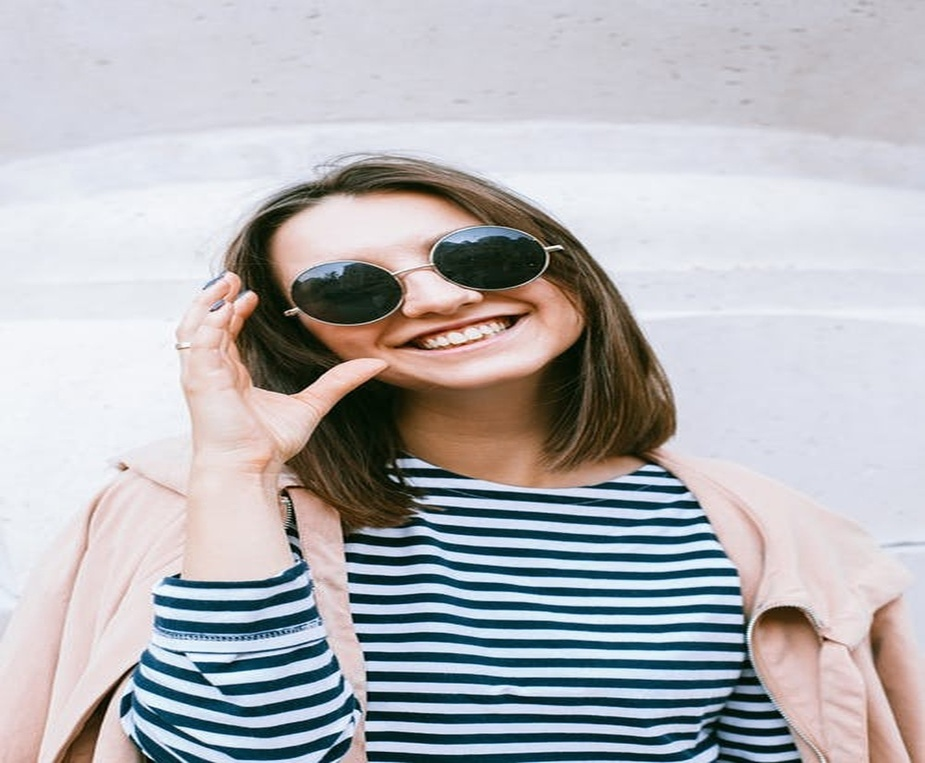
#> input picture OpenCV2/images/1.jpeg, 925 x 763 px, shrunk from 1152 x 951 before the run
$ python Simple_Threshoulding.py
#> lines starting #> are read from the running program, lines starting #| are printed output that depends on the picture; after the words box and inside, x2 and y2 are one past the last pixel; in counts of white or black regions, pixels touching at a corner belong together
"""
    Thresholding techniques using OpenCV | Set-1 (Simple Thresholding)

    Thresholding is a technique in OpenCV, which is the assignment of pixel values in
    relation to the threshold value provided. In thresholding, each pixel value is
    compared with the thresholding value. If the pixel value is smaller than the
    thresholding, it is set to 0, otherwise, it is set to an maximum value (generally 255).
    Thresholding is very popular segmentation technique, used for separating an
    object considered as foreground from its background. A threshold is value
    which has two regions on its either side i.e below the threshold or above the
    threshold.

    In computer vision, this technique of thresholding is done on grayscale images.
    So, initially, the image has to be converted in grayscale color space.

    If f (x, y) > T
        then f (x, y) = 0
    else
        f (x, y) = 255

    where
    f (x, y) = Coordinate pixel value
    T = Threshold Value.

    Simple Thresholding :

    The basic thresholding technique is Binary Thresholding. For every pixel, the
    same threshold value is applied. If the pixel value is smaller than threshold, it
    ia set to 0, otherwise, it is set to a maximum value.

    The different Simple Thresholding Techniques are :

    cv2.THRESH_BINARY : If pixel intensity is greater than the set threshold, value set
    tp 255, else set to 0 (black)

    cv2.THRESH_BINARY_INV : Inverted or opposite case of cv2.THRESH_BINARY.

    cv2.THRESH_TRUNC : If pixel intensity value is greater than, threshold, it is
    truncated to the threshold. The pixel values are set to the same as the
    threshold. All other values remain the same.

    cv2.THRESH_TOZERO : Pixel intensity is set to 0, for all the pixel intensity, less
    than the threshold value.

    cv2.THRESH_TOZERO_INV : Inverted or opposite case of cv2.THRESH_TOZERO.
"""

# Python program to illustrate
# simple thresholding type on an image

# organizing imports
import cv2
import numpy as np

# path to input image is specified and
# image is loaded with imread command
img = cv2.imread("../images/1.jpeg")  # second parameter 0 to grayscale color
#> img is the input picture: shape (763, 925, 3); mean B, G, R 183.8, 180, 180.6

# OR

# cv2.cvtColor is applied over the
# image input with applied parameters
# to convert the image in grayscale
img = cv2.cvtColor(img, cv2.COLOR_BGR2GRAY)
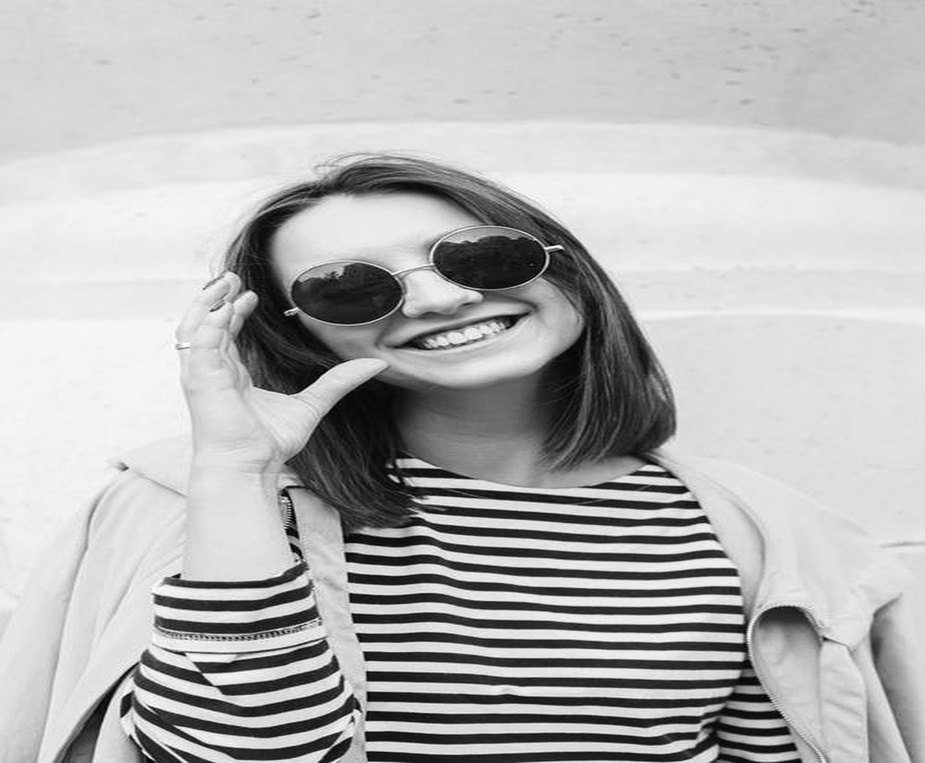
#> img: shape (763, 925); min 1, max 254, mean 180.7

# applying different thresholding
# techniques in the input image
# all pixels value above 120 will
# be set to 255

ret, thresh1 = cv2.threshold(img, 120, 255, cv2.THRESH_BINARY)
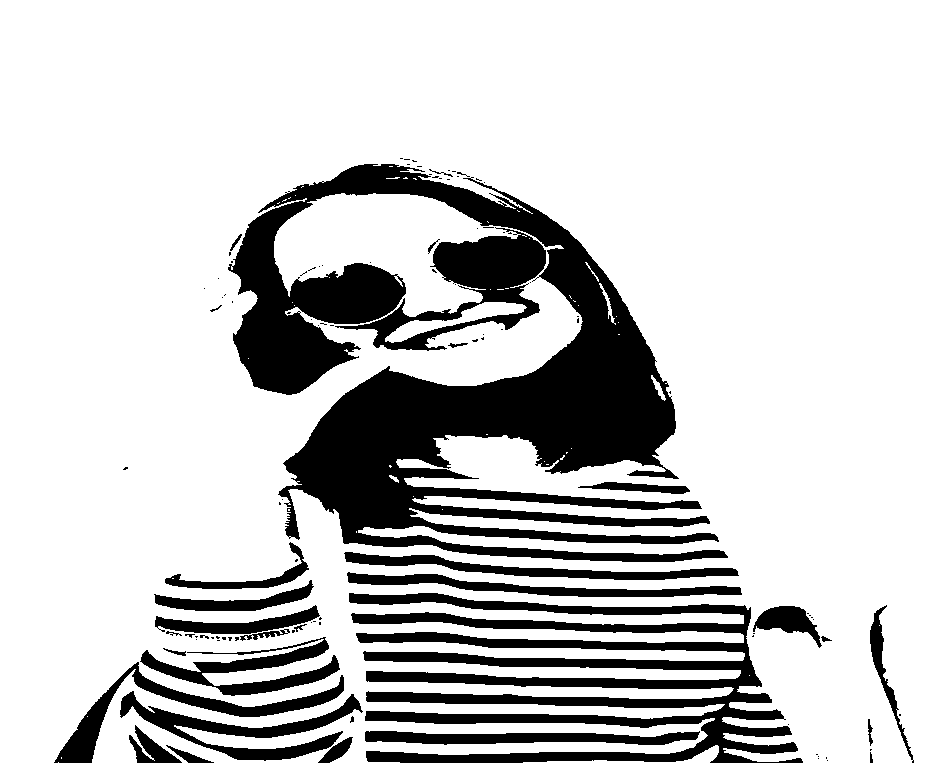
#> thresh1: shape (763, 925); 79% white; 110 black regions (79 under 20 px), largest, box (x1, y1, x2, y2) and area: (228, 164, 728, 562) 76681, (349, 593, 803, 763) 30207, (335, 227, 546, 351) 8255
ret, thresh2 = cv2.threshold(img, 120, 255, cv2.THRESH_BINARY_INV)
ret, thresh3 = cv2.threshold(img, 120, 255, cv2.THRESH_TRUNC)
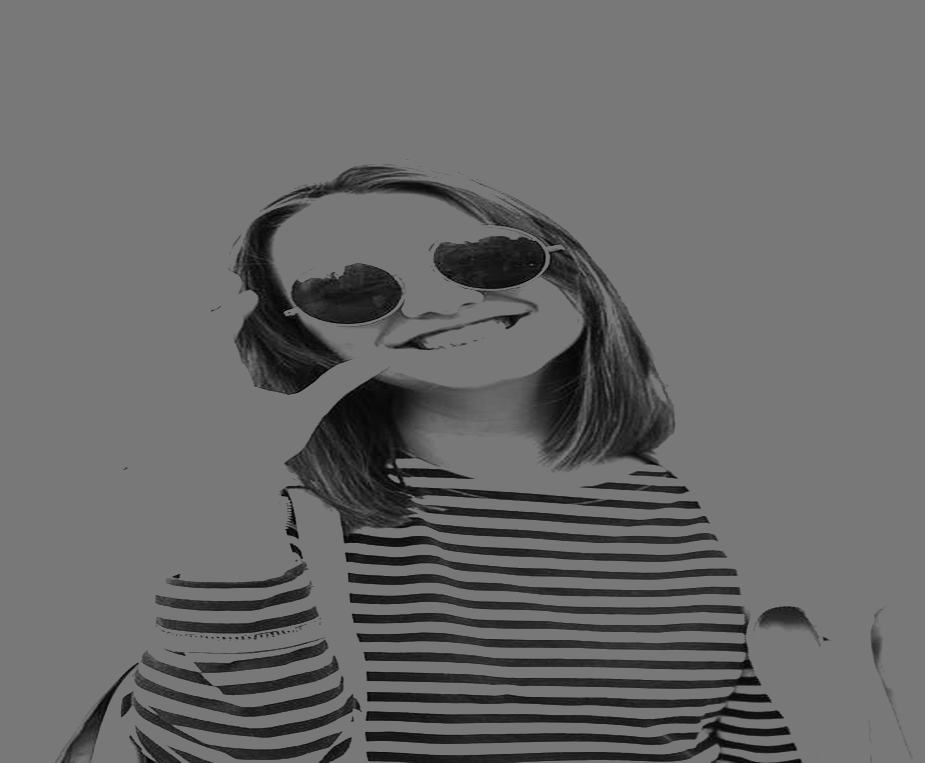
#> thresh3: shape (763, 925); min 1, max 120, mean 105.5
ret, thresh4 = cv2.threshold(img, 120, 255, cv2.THRESH_TOZERO)
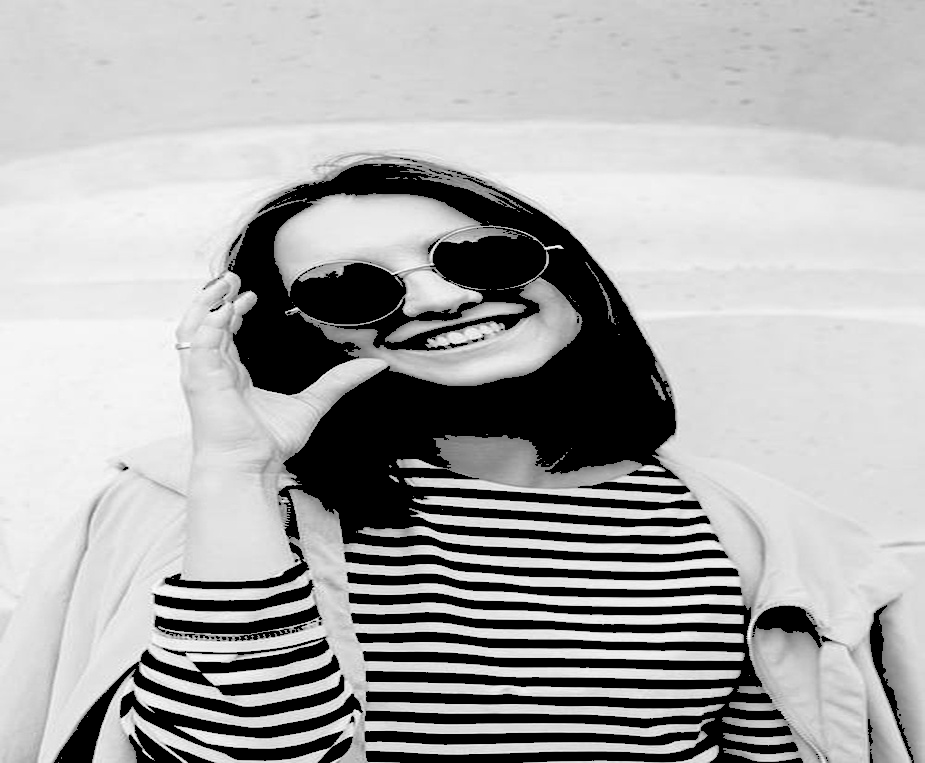
#> thresh4: shape (763, 925); min 0, max 254, mean 170
ret, thresh5 = cv2.threshold(img, 120, 255, cv2.THRESH_TOZERO_INV)
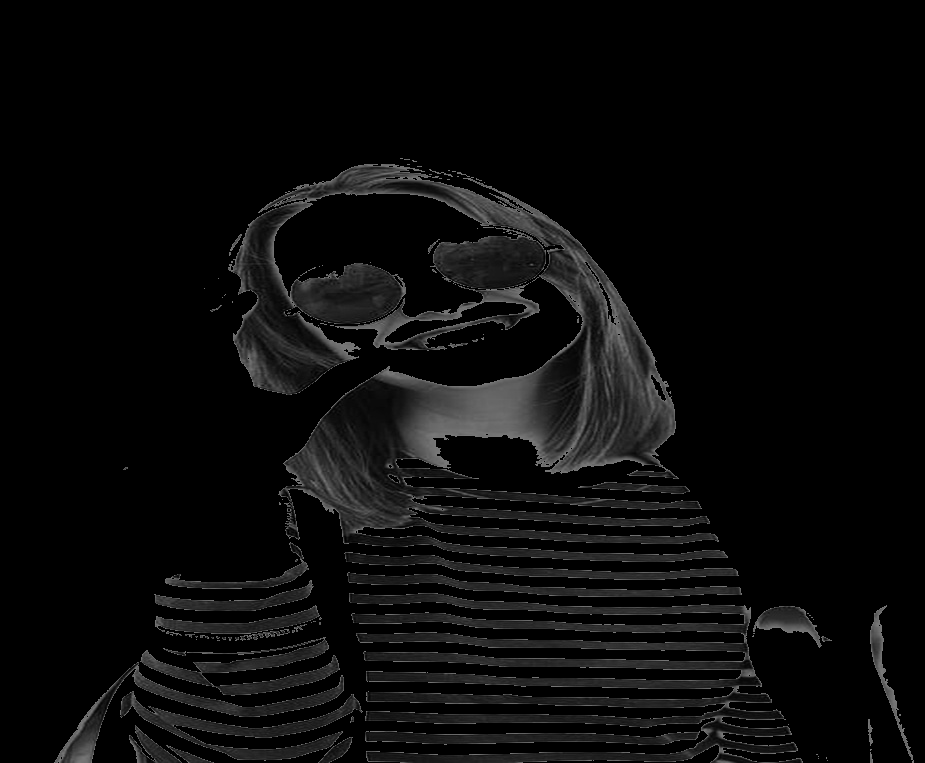
#> thresh5: shape (763, 925); min 0, max 120, mean 10.7

# The window showing output images
# with the corresponding thresholding
# techniques applied to the input images
cv2.imshow("Binary, Threshold", thresh1)
cv2.imshow("Binary Threshold Inverted", thresh2)
cv2.imshow("Truncate Threshold", thresh3)
cv2.imshow("Set to 0", thresh4)
cv2.imshow("Set to 0 Inverted", thresh5)

# de-allocate any associated memory usage
if cv2.waitKey(0) & 0xff == 27:
#> (key Esc is pressed here)
    cv2.destroyAllWindows()

$ run again, with OpenCV2/images/2.jpeg copied over OpenCV2/images/1.jpeg
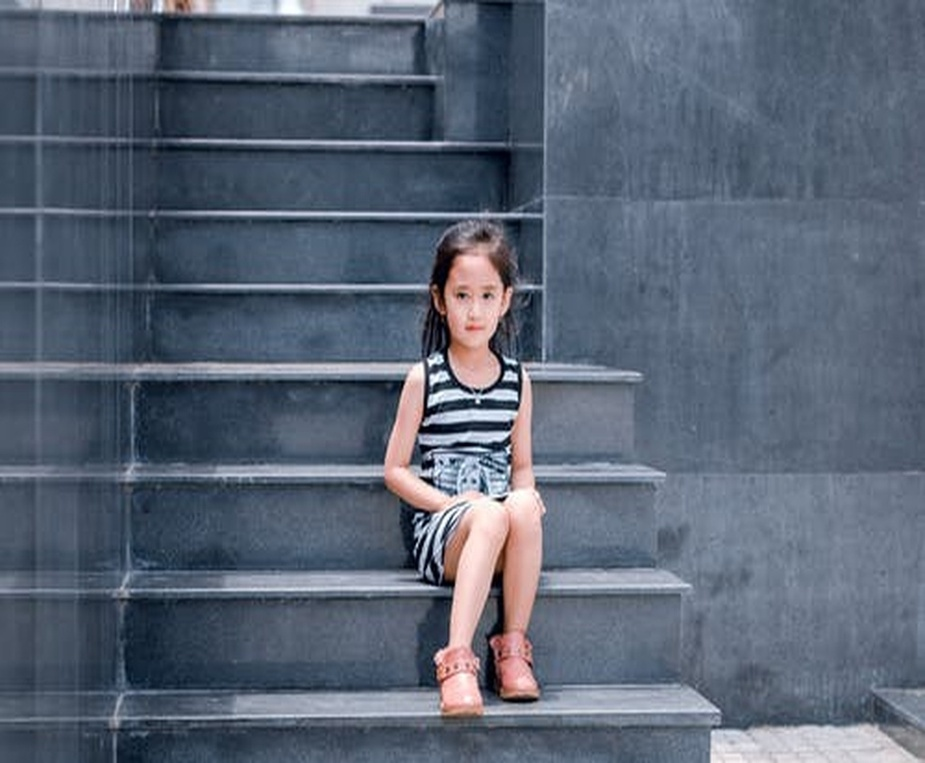
#> input picture OpenCV2/images/2.jpeg, 925 x 763 px, shrunk from 1152 x 951 before the run
#> img is the input picture: shape (763, 925, 3); mean B, G, R 116.7, 100.4, 89.8
#> img: shape (763, 925)
#> `ret, thresh1 = cv2.threshold(img, 120, 255, cv2.THRESH_BINARY)`:
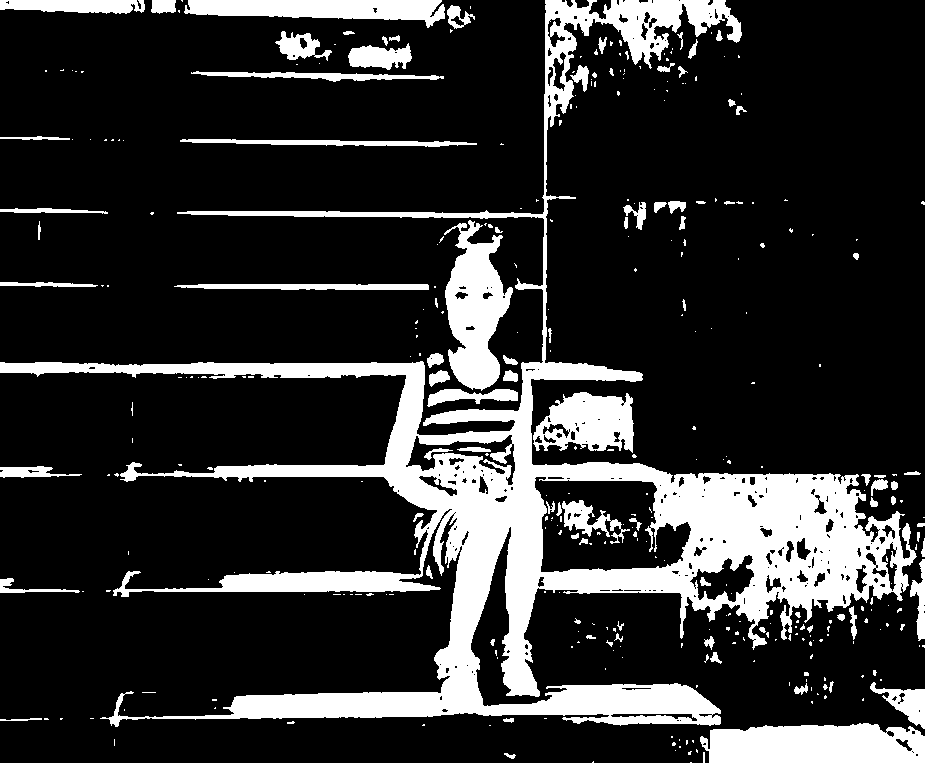
#> thresh1: shape (763, 925); 19.1% white; 356 white regions (263 under 20 px), largest, box (x1, y1, x2, y2) and area: (0, 0, 917, 727) 92544, (700, 723, 925, 763) 7707, (444, 220, 513, 391) 6807
#> `ret, thresh5 = cv2.threshold(img, 120, 255, cv2.THRESH_TOZERO_INV)`:
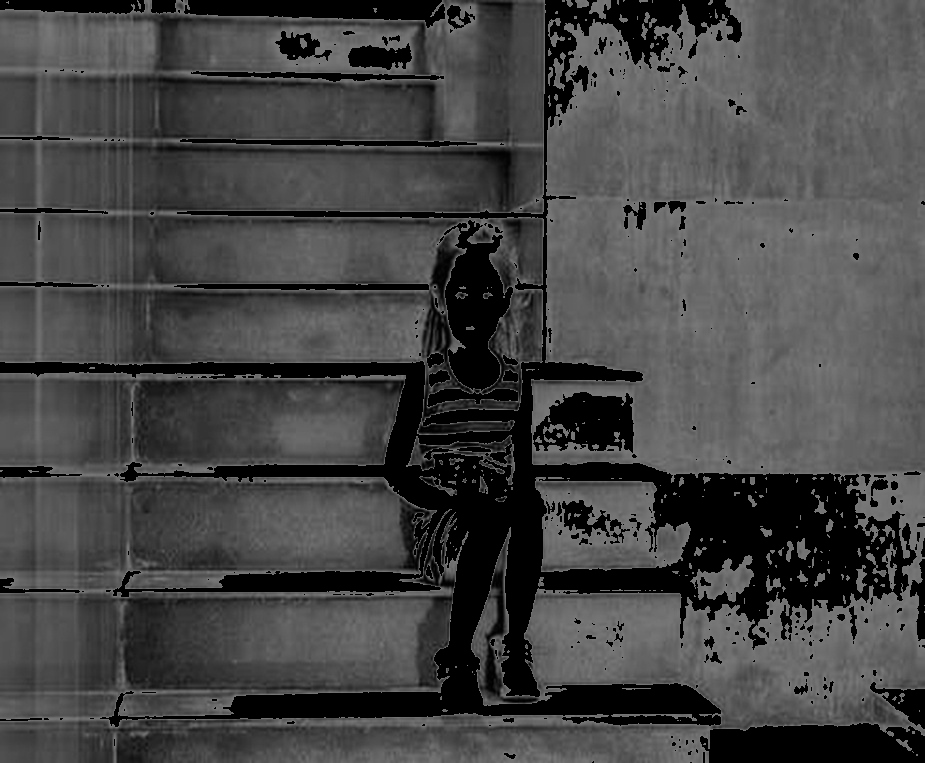
#> thresh5: shape (763, 925); min 0, max 120, mean 68.6

$ run again, with OpenCV2/images/3.jpeg copied over OpenCV2/images/1.jpeg
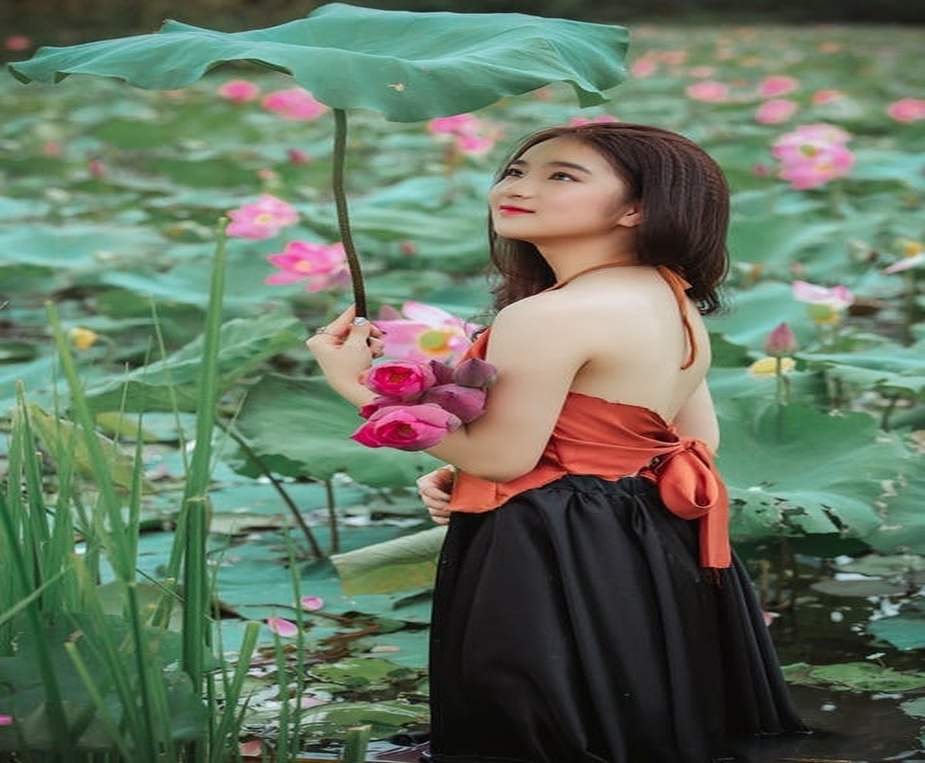
#> input picture OpenCV2/images/3.jpeg, 925 x 763 px, shrunk from 1152 x 951 before the run
#> img is the input picture: shape (763, 925, 3); mean B, G, R 96.8, 116, 100.4
#> img: shape (763, 925)
#> `ret, thresh1 = cv2.threshold(img, 120, 255, cv2.THRESH_BINARY)`:
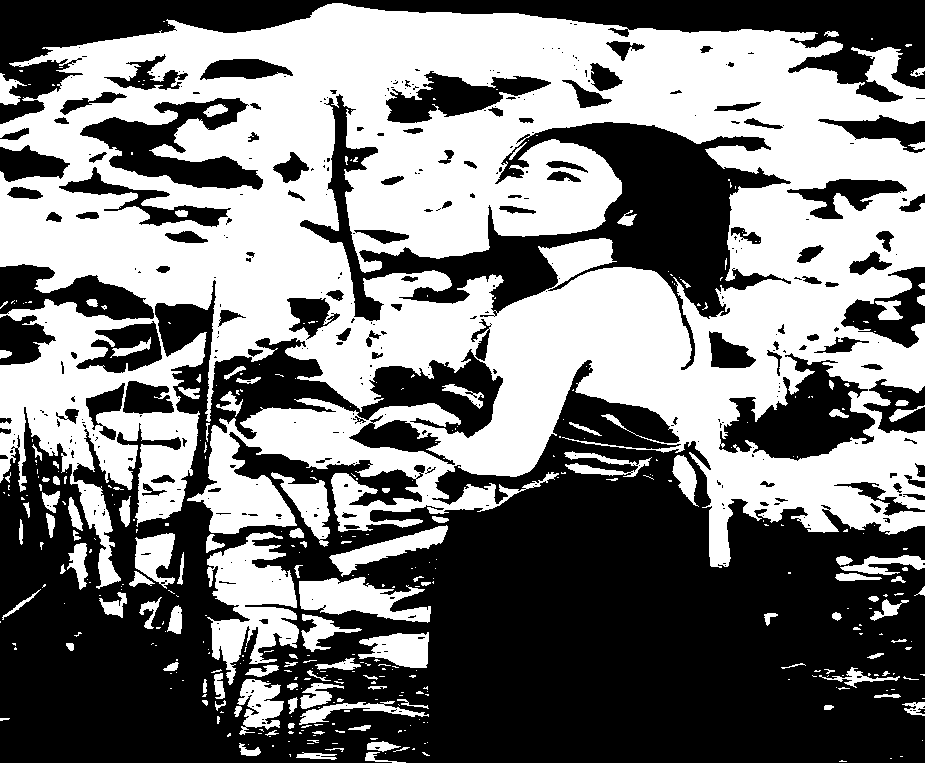
#> thresh1: shape (763, 925); 47.7% white; 410 white regions (287 under 20 px), largest, box (x1, y1, x2, y2) and area: (0, 3, 925, 589) 299915, (207, 532, 299, 685) 7651, (299, 577, 431, 623) 3431
#> `ret, thresh5 = cv2.threshold(img, 120, 255, cv2.THRESH_TOZERO_INV)`:
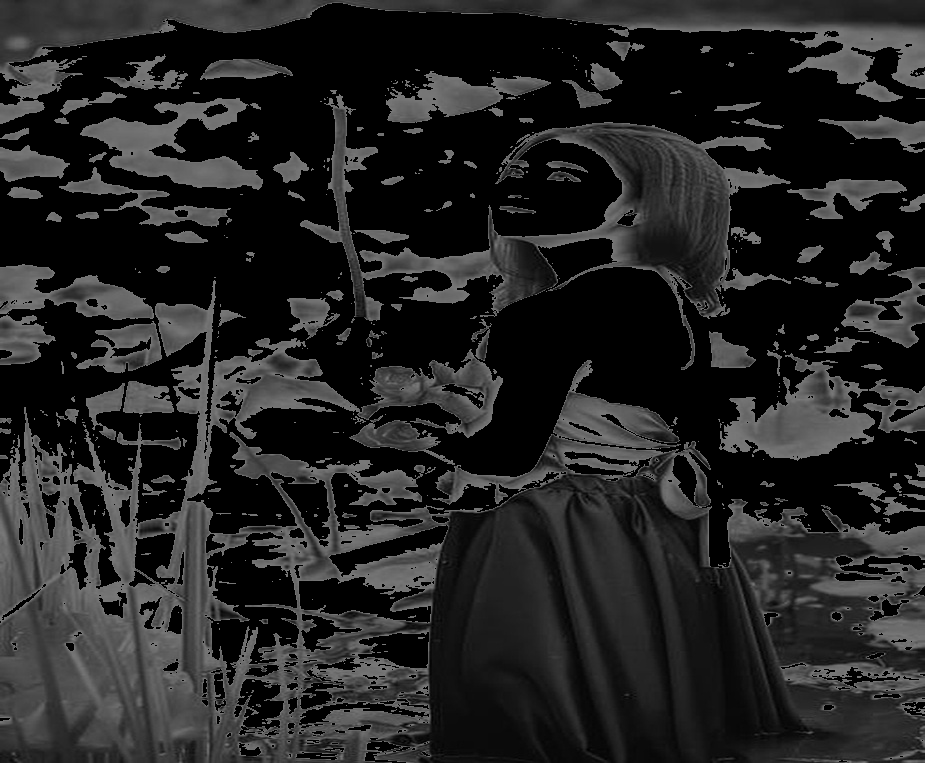
#> thresh5: shape (763, 925); min 0, max 120, mean 35.7
